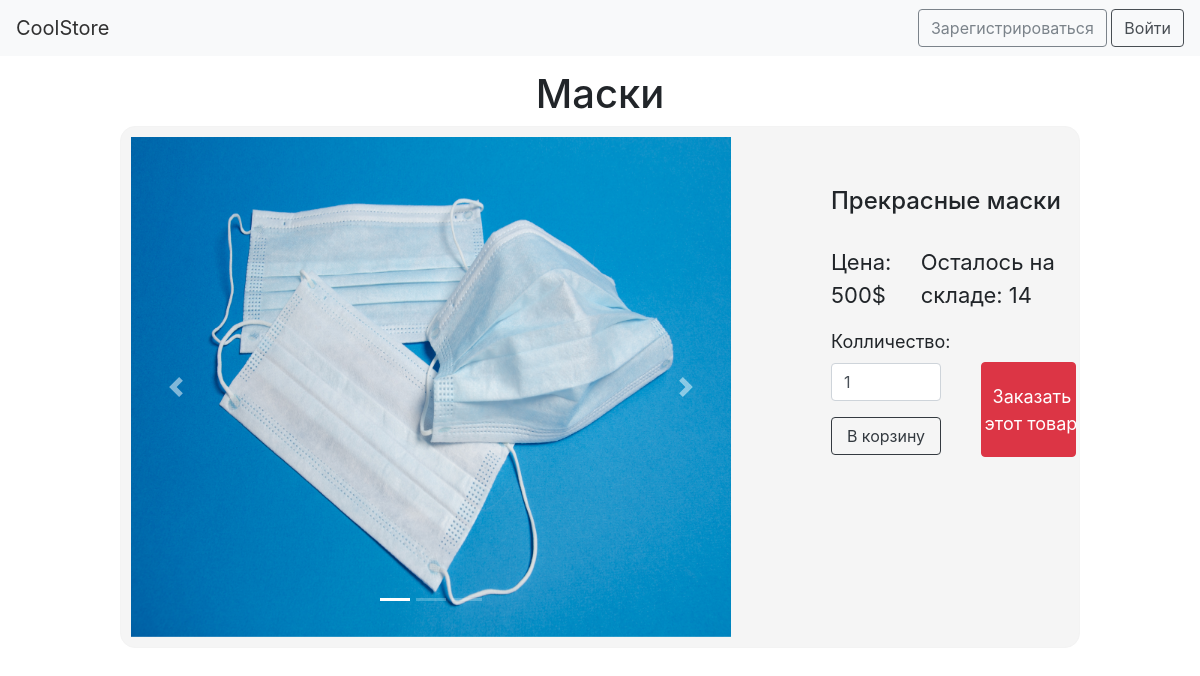
Before: /product/1 with the older database file.
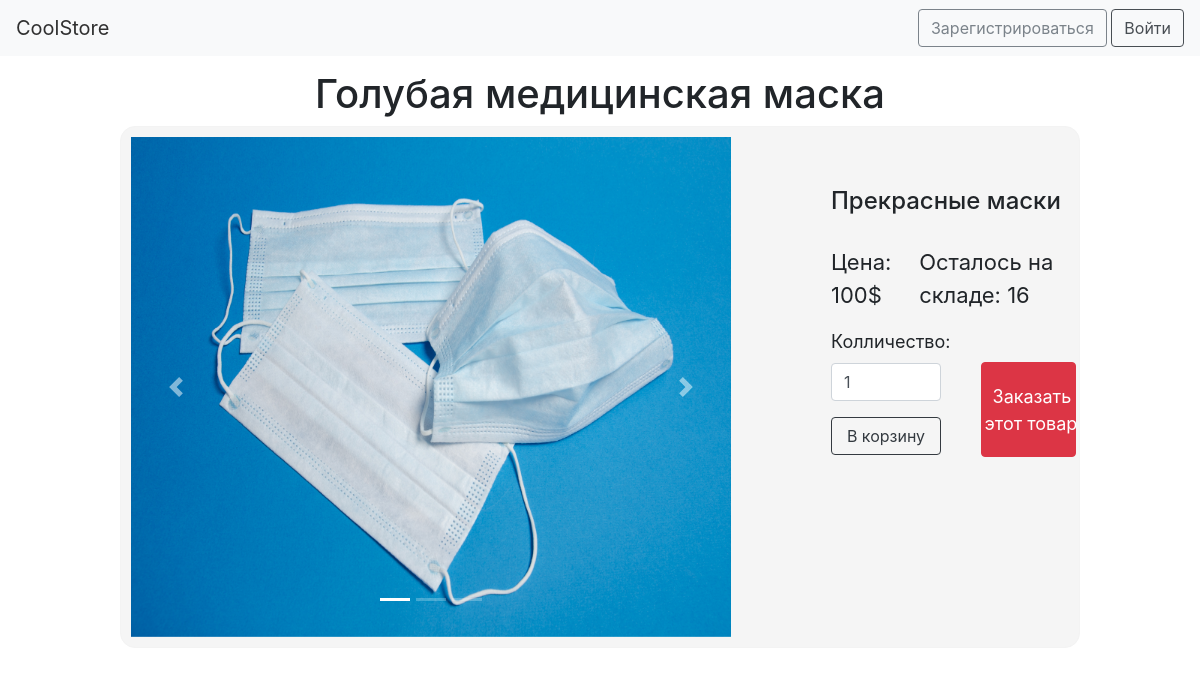
After: the same page with the newer database file.
### data/products.py (models this page shows, shortened)
class Products(SqlAlchemyBase, UserMixin, SerializerMixin):
    __tablename__ = 'products'
    id = sqlalchemy.Column(sqlalchemy.Integer, primary_key=True, autoincrement=True)
    title = sqlalchemy.Column(sqlalchemy.String, nullable=True)
    about = sqlalchemy.Column(sqlalchemy.String, nullable=True)
    price = sqlalchemy.Column(sqlalchemy.Integer, nullable=True)
    existence = sqlalchemy.Column(sqlalchemy.Boolean, default=True)
    still_have = sqlalchemy.Column(sqlalchemy.Integer, nullable=True)

### main.py (the view, shortened to what this page needs)
@app.route('/product/<int:product_id>', methods=['GET', 'POST'])
def product(product_id):
    form = Buy()
    if current_user.is_authenticated:
        filename = get_profile_img()
    else:
        filename = 'profilem'
    sessions = db_session.create_session()
    prod = sessions.query(products.Products).get(product_id)
    return render_template('product.html', prod=prod, filename=filename,
                           basket_count=session.get('basket_count', 0), title=prod.title,
                           form=form)

### main.py
class Buy(FlaskForm):
    count = IntegerField('Колличество:', validators=[DataRequired(), NumberRange(1)],
                         default=1)
    submit = SubmitField('В корзину')

### data/db_session.py (called while the page is built)
def create_session() -> Session:
    global __factory
    return __factory()

### templates/product.html (shortened to what this page needs)
{% extends 'base.html' %}
{% block content %}
<div class="product">
    <div id="demo" class="carousel slide" data-ride="carousel">
        <ul class="carousel-indicators">
            <li data-target="#demo" data-slide-to="0" class="active"></li>
            <li data-target="#demo" data-slide-to="1"></li>
            <li data-target="#demo" data-slide-to="2"></li>
        </ul>
        <div class="carousel-inner">
            <div class="carousel-item active">
                <img src="/static/img/product_icons/{{ prod.id }}_1.jpg" width="600px"
                     height="500px">
            </div>
        </div>
        <a class="carousel-control-prev" href="#demo" data-slide="prev">
            <span class="carousel-control-prev-icon"></span>
        </a>
        <a class="carousel-control-next" href="#demo" data-slide="next">
            <span class="carousel-control-next-icon"></span>
        </a>
    </div>
    <div style="margin: 50px; padding-left: 50px">
        <h4 style="margin-bottom: 30px;">{{ prod.about }}</h4>
        <div style="display: flex;">
            <div style="font-size: 22px; margin-right: 15px;">Цена: {{ prod.price }}$</div>
            <div style="font-size: 22px;">Осталось на складе: {{ prod.still_have }}</div>
        </div>
        <form action="" method="post">
            <div style="display: flex;">
                <div style="display: block">
                    <p>
                    <div style="font-size: 18px">{{ form.count.label }}</div>
                    {{ form.count(type="number", style='width: 110px; margin-bottom: 5px;',
                    class="form-control",
                    id="validationDefault01") }}
                    </p>
                    <p style="margin-top: 0px;">{{ form.submit(type="submit", class="btn
                        btn-outline-dark", style='width: 110px')
                        }}
                    </p>
                </div>
                <a href="/buy_now/{{ prod.id }}" class="btn btn-danger"
                   style="width: 95px; height: 95px; margin-top: 50px; margin-left: 30px; color: white; font-size: 18px; padding-top: 20px; padding-left: 3px;">
                    <div style="margin-left: 8px;">Заказать</div>
                    <div>этот товар</div>
                </a>
            </div>
        </form>
    </div>
</div>
{% endblock %}

### templates/base.html (shortened to what this page needs)
<!DOCTYPE html>
<html lang="en">
<head>
    <link rel="stylesheet" href="../../static/css/style.css">
    <link rel="stylesheet"
          href="https://stackpath.bootstrapcdn.com/bootstrap/4.4.1/css/bootstrap.min.css"
>
    <link rel="stylesheet"
          href="https://maxcdn.bootstrapcdn.com/bootstrap/4.1.0/css/bootstrap.min.css">
</head>
<body>
<header class="header">
    <nav class="navbar navbar-light bg-light">
        <a class="navbar-brand" href="/">CoolStore</a>
        {% if current_user.is_authenticated %}
        <div style="display: flex;">
            <div style="display: flex; margin-right: 7px;">
                <a class="navbar-brand" href="/basket"><img src="../../static/img/basket.png"
                                                            class="icon"></a>
                <div class="basket_num">{{ basket_count }}</div>
            </div>
            <a class="navbar-brand" href="/profile">
                <img src="../../static/img/profile_img/{{ filename }}.jpg" class="icon"></a>
        </div>
        {% else %}
        <div>
            <a class="btn btn-outline-secondary" href="/register">Зарегистрироваться</a>
            <a class="btn btn-outline-dark" href="/login">Войти</a>
        </div>
        {% endif %}
    </nav>
</header>
<h1 align="center" style="margin-top: 70px;">{{ title }}</h1>
{% block content %}
{% endblock %}
</body>
</html>

Changed rows visible on the page:
changed Products "Прекрасные маски": title "Маски" → "Голубая медицинская маска"; price "500" → "100"; still_have "14" → "16"
